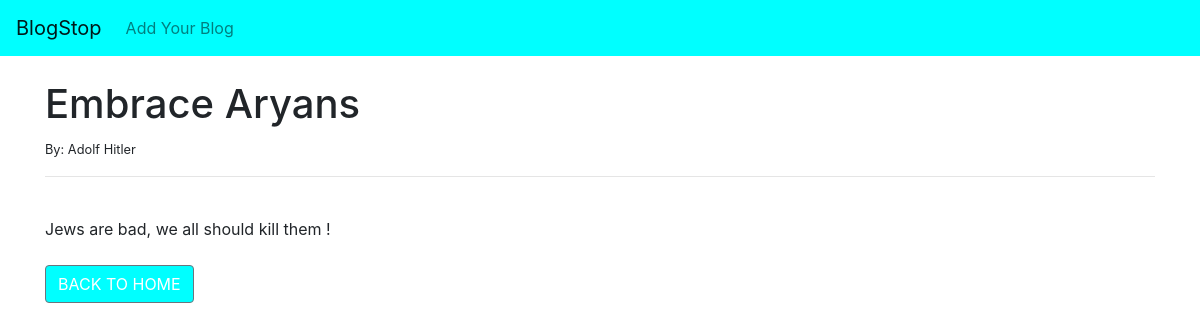
The page /post/5 on the database its author committed.
### blog/models.py (models this page shows, shortened)
class Post(models.Model):
    title = models.CharField(max_length=250)
    author = models.ForeignKey(User, on_delete=models.CASCADE)
    body = models.TextField()

### blog/views.py (the view)
# urls.py: path('post/<int:pk>', postdetailsview.as_view(), name='postdetails'),
class postdetailsview(DetailView):
    model=Post
    template_name = 'postdetails.html'

### blog/templates/postdetails.html (shortened to what this page needs)
{% extends 'base.html' %}
{% block content %}
<h1>{{ post.title }}</h1>
<small>By: {{ post.author.first_name }} {{ post.author.last_name }}</small></br>
<hr>
{{ post.body }}
<br/><br/>
<a href="{% url 'home' %}" class="btn btn-secondary" style="background-color: aqua;">BACK TO HOME</a>
{% endblock %}

### rows shown on the page
Post: title "Embrace Aryans", author.first_name "Adolf", author.last_name "Hitler", body "Jews are bad, we all should kill them !"
